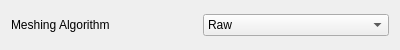
<?xml version="1.0" encoding="UTF-8"?>
<ui version="4.0">
 <class>FormSetSrc</class>
 <widget class="QWidget" name="FormSetSrc">
  <property name="geometry">
   <rect>
    <x>0</x>
    <y>0</y>
    <width>400</width>
    <height>50</height>
   </rect>
  </property>
  <property name="windowTitle">
   <string>Form</string>
  </property>
  <layout class="QGridLayout" name="gridLayout">
   <item row="0" column="1">
    <widget class="QComboBox" name="comboBox">
     <item>
      <property name="text">
       <string>Raw</string>
      </property>
     </item>
     <item>
      <property name="text">
       <string>Blur</string>
      </property>
     </item>
    </widget>
   </item>
   <item row="0" column="0">
    <widget class="QLabel" name="label">
     <property name="text">
      <string>Meshing Algorithm</string>
     </property>
    </widget>
   </item>
  </layout>
 </widget>
 <resources/>
 <connections/>
</ui>
